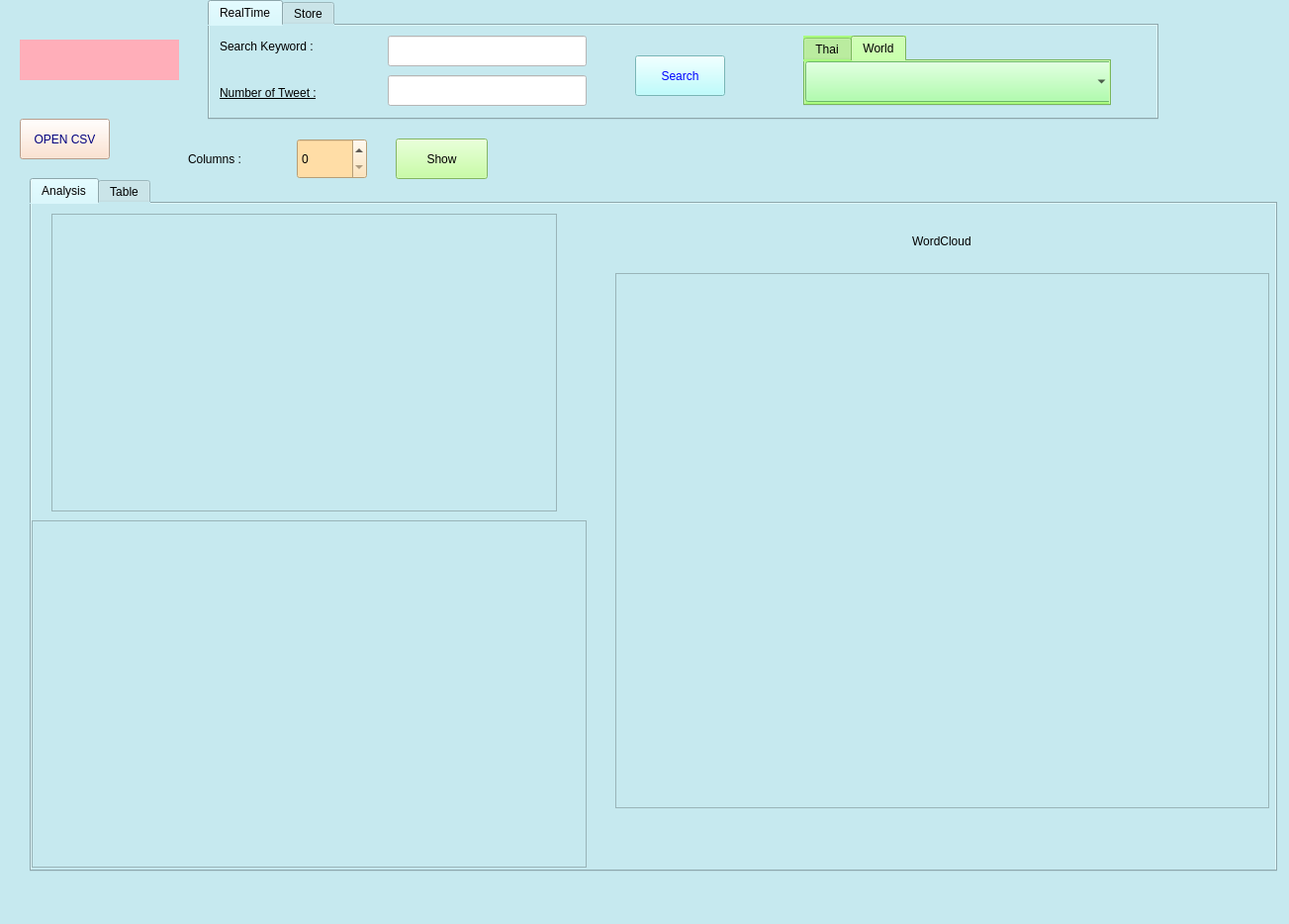
<?xml version="1.0" encoding="UTF-8"?>
<ui version="4.0">
 <class>TwitterApi</class>
 <widget class="QMainWindow" name="TwitterApi">
  <property name="geometry">
   <rect>
    <x>0</x>
    <y>0</y>
    <width>1303</width>
    <height>934</height>
   </rect>
  </property>
  <property name="windowTitle">
   <string>TongGa</string>
  </property>
  <property name="styleSheet">
   <string notr="true">background-color: rgb(198, 233, 239);</string>
  </property>
  <widget class="QWidget" name="centralwidget">
   <widget class="QPushButton" name="btnopen">
    <property name="geometry">
     <rect>
      <x>20</x>
      <y>120</y>
      <width>91</width>
      <height>41</height>
     </rect>
    </property>
    <property name="styleSheet">
     <string notr="true">color: rgb(0, 0, 127);
font: 75 10pt &quot;MS Shell Dlg 2&quot;;
background-color: rgb(255, 220, 196);</string>
    </property>
    <property name="text">
     <string>OPEN CSV</string>
    </property>
   </widget>
   <widget class="QLabel" name="label_3">
    <property name="geometry">
     <rect>
      <x>190</x>
      <y>150</y>
      <width>81</width>
      <height>21</height>
     </rect>
    </property>
    <property name="styleSheet">
     <string notr="true">font: 75 11pt &quot;MS Shell Dlg 2&quot;;</string>
    </property>
    <property name="text">
     <string>Columns :</string>
    </property>
   </widget>
   <widget class="QSpinBox" name="spinBox">
    <property name="geometry">
     <rect>
      <x>300</x>
      <y>140</y>
      <width>71</width>
      <height>41</height>
     </rect>
    </property>
    <property name="styleSheet">
     <string notr="true">
background-color: rgb(255, 221, 166);</string>
    </property>
   </widget>
   <widget class="QPushButton" name="btnshow">
    <property name="geometry">
     <rect>
      <x>400</x>
      <y>140</y>
      <width>93</width>
      <height>41</height>
     </rect>
    </property>
    <property name="styleSheet">
     <string notr="true">font: 75 10pt &quot;MS Shell Dlg 2&quot;;
background-color: rgb(184, 255, 139);</string>
    </property>
    <property name="text">
     <string>Show</string>
    </property>
   </widget>
   <widget class="QTabWidget" name="tabWidget_2">
    <property name="geometry">
     <rect>
      <x>30</x>
      <y>180</y>
      <width>1261</width>
      <height>701</height>
     </rect>
    </property>
    <property name="currentIndex">
     <number>0</number>
    </property>
    <widget class="QWidget" name="tab_2">
     <attribute name="title">
      <string>Analysis</string>
     </attribute>
     <widget class="QTextBrowser" name="sent">
      <property name="geometry">
       <rect>
        <x>20</x>
        <y>10</y>
        <width>511</width>
        <height>301</height>
       </rect>
      </property>
     </widget>
     <widget class="QTextBrowser" name="word">
      <property name="geometry">
       <rect>
        <x>590</x>
        <y>70</y>
        <width>661</width>
        <height>541</height>
       </rect>
      </property>
     </widget>
     <widget class="QLabel" name="label_7">
      <property name="geometry">
       <rect>
        <x>890</x>
        <y>30</y>
        <width>131</width>
        <height>16</height>
       </rect>
      </property>
      <property name="styleSheet">
       <string notr="true">font: 75 12pt &quot;MS Shell Dlg 2&quot;;</string>
      </property>
      <property name="text">
       <string>WordCloud</string>
      </property>
     </widget>
     <widget class="QTextBrowser" name="topw">
      <property name="geometry">
       <rect>
        <x>0</x>
        <y>320</y>
        <width>561</width>
        <height>351</height>
       </rect>
      </property>
     </widget>
    </widget>
    <widget class="QWidget" name="tab">
     <attribute name="title">
      <string>Table</string>
     </attribute>
     <widget class="QTableWidget" name="tableWidget">
      <property name="geometry">
       <rect>
        <x>0</x>
        <y>0</y>
        <width>1241</width>
        <height>671</height>
       </rect>
      </property>
     </widget>
    </widget>
   </widget>
   <widget class="QTabWidget" name="tabWidget_3">
    <property name="geometry">
     <rect>
      <x>210</x>
      <y>0</y>
      <width>961</width>
      <height>121</height>
     </rect>
    </property>
    <property name="currentIndex">
     <number>0</number>
    </property>
    <widget class="QWidget" name="tab_3">
     <attribute name="title">
      <string>RealTime</string>
     </attribute>
     <widget class="QLabel" name="label">
      <property name="geometry">
       <rect>
        <x>10</x>
        <y>10</y>
        <width>161</width>
        <height>21</height>
       </rect>
      </property>
      <property name="styleSheet">
       <string notr="true">font: 75 11pt &quot;MS Shell Dlg 2&quot;;
</string>
      </property>
      <property name="text">
       <string>Search Keyword :</string>
      </property>
     </widget>
     <widget class="QLabel" name="label_2">
      <property name="geometry">
       <rect>
        <x>10</x>
        <y>60</y>
        <width>151</width>
        <height>16</height>
       </rect>
      </property>
      <property name="styleSheet">
       <string notr="true">font: 75 11pt &quot;MS Shell Dlg 2&quot;;
text-decoration: underline;</string>
      </property>
      <property name="text">
       <string>Number of Tweet :</string>
      </property>
     </widget>
     <widget class="QLineEdit" name="lineEdit">
      <property name="geometry">
       <rect>
        <x>180</x>
        <y>10</y>
        <width>201</width>
        <height>31</height>
       </rect>
      </property>
      <property name="styleSheet">
       <string notr="true">background-color: rgb(255, 255, 255);</string>
      </property>
     </widget>
     <widget class="QLineEdit" name="lineEdit_2">
      <property name="geometry">
       <rect>
        <x>180</x>
        <y>50</y>
        <width>201</width>
        <height>31</height>
       </rect>
      </property>
      <property name="styleSheet">
       <string notr="true">background-color: rgb(255, 255, 255);</string>
      </property>
     </widget>
     <widget class="QPushButton" name="btnsearch">
      <property name="geometry">
       <rect>
        <x>430</x>
        <y>30</y>
        <width>91</width>
        <height>41</height>
       </rect>
      </property>
      <property name="styleSheet">
       <string notr="true">color: rgb(0, 0, 255);
background-color: rgb(170, 255, 255);
font: 75 9pt &quot;MS Shell Dlg 2&quot;;
</string>
      </property>
      <property name="text">
       <string>Search</string>
      </property>
     </widget>
     <widget class="QTabWidget" name="tabWidget">
      <property name="geometry">
       <rect>
        <x>600</x>
        <y>10</y>
        <width>311</width>
        <height>71</height>
       </rect>
      </property>
      <property name="styleSheet">
       <string notr="true">background-color: rgb(255, 192, 254);
background-color: rgb(170, 255, 127);</string>
      </property>
      <property name="currentIndex">
       <number>1</number>
      </property>
      <widget class="QWidget" name="tab1">
       <attribute name="title">
        <string>Thai</string>
       </attribute>
       <widget class="QComboBox" name="comboBox">
        <property name="geometry">
         <rect>
          <x>0</x>
          <y>0</y>
          <width>311</width>
          <height>41</height>
         </rect>
        </property>
        <property name="styleSheet">
         <string notr="true">background-color: rgb(248, 203, 255);
font: 10pt &quot;MS Shell Dlg 2&quot;;</string>
        </property>
       </widget>
      </widget>
      <widget class="QWidget" name="tab2">
       <attribute name="title">
        <string>World</string>
       </attribute>
       <widget class="QComboBox" name="comboBox2">
        <property name="geometry">
         <rect>
          <x>0</x>
          <y>0</y>
          <width>311</width>
          <height>41</height>
         </rect>
        </property>
        <property name="styleSheet">
         <string notr="true">font: 10pt &quot;MS Shell Dlg 2&quot;;
background-color: rgb(151, 255, 149);</string>
        </property>
       </widget>
      </widget>
     </widget>
    </widget>
    <widget class="QWidget" name="tab_4">
     <attribute name="title">
      <string>Store</string>
     </attribute>
     <widget class="QLabel" name="label_5">
      <property name="geometry">
       <rect>
        <x>490</x>
        <y>30</y>
        <width>81</width>
        <height>31</height>
       </rect>
      </property>
      <property name="styleSheet">
       <string notr="true">font: 75 10pt &quot;MS Shell Dlg 2&quot;;</string>
      </property>
      <property name="text">
       <string>Keyword :</string>
      </property>
     </widget>
     <widget class="QComboBox" name="store">
      <property name="geometry">
       <rect>
        <x>570</x>
        <y>30</y>
        <width>211</width>
        <height>31</height>
       </rect>
      </property>
      <property name="styleSheet">
       <string notr="true">background-color: rgb(185, 255, 209);
font: 10pt &quot;MS Shell Dlg 2&quot;;</string>
      </property>
     </widget>
     <widget class="QLabel" name="label_4">
      <property name="geometry">
       <rect>
        <x>10</x>
        <y>40</y>
        <width>55</width>
        <height>16</height>
       </rect>
      </property>
      <property name="styleSheet">
       <string notr="true">font: 75 10pt &quot;MS Shell Dlg 2&quot;;</string>
      </property>
      <property name="text">
       <string>DATE :</string>
      </property>
     </widget>
     <widget class="QComboBox" name="date1">
      <property name="geometry">
       <rect>
        <x>80</x>
        <y>30</y>
        <width>151</width>
        <height>31</height>
       </rect>
      </property>
      <property name="styleSheet">
       <string notr="true">background-color: rgb(255, 193, 221);
font: 10pt &quot;MS Shell Dlg 2&quot;;</string>
      </property>
     </widget>
     <widget class="QPushButton" name="btnsearch2">
      <property name="geometry">
       <rect>
        <x>810</x>
        <y>30</y>
        <width>91</width>
        <height>41</height>
       </rect>
      </property>
      <property name="styleSheet">
       <string notr="true">font: 75 10pt &quot;MS Shell Dlg 2&quot;;
background-color: rgb(223, 217, 255);</string>
      </property>
      <property name="text">
       <string>Search</string>
      </property>
     </widget>
     <widget class="QLabel" name="label_6">
      <property name="geometry">
       <rect>
        <x>260</x>
        <y>30</y>
        <width>31</width>
        <height>16</height>
       </rect>
      </property>
      <property name="styleSheet">
       <string notr="true">font: 75 20pt &quot;MS Shell Dlg 2&quot;;</string>
      </property>
      <property name="text">
       <string>-</string>
      </property>
     </widget>
     <widget class="QComboBox" name="date2">
      <property name="geometry">
       <rect>
        <x>290</x>
        <y>30</y>
        <width>161</width>
        <height>31</height>
       </rect>
      </property>
      <property name="styleSheet">
       <string notr="true">background-color: rgb(255, 193, 221);
font: 10pt &quot;MS Shell Dlg 2&quot;;</string>
      </property>
     </widget>
    </widget>
   </widget>
   <widget class="QLabel" name="runtime">
    <property name="geometry">
     <rect>
      <x>20</x>
      <y>40</y>
      <width>161</width>
      <height>41</height>
     </rect>
    </property>
    <property name="styleSheet">
     <string notr="true">font: 10pt &quot;MS Shell Dlg 2&quot;;
background-color: rgb(255, 174, 185);</string>
    </property>
    <property name="text">
     <string/>
    </property>
   </widget>
  </widget>
  <widget class="QMenuBar" name="menubar">
   <property name="geometry">
    <rect>
     <x>0</x>
     <y>0</y>
     <width>1303</width>
     <height>26</height>
    </rect>
   </property>
  </widget>
  <widget class="QStatusBar" name="statusbar"/>
 </widget>
 <resources/>
 <connections/>
</ui>
